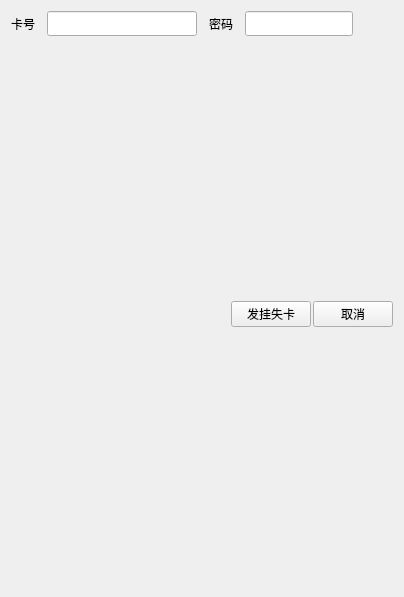
     <widget class="QWidget" name="page_losscard">
      <layout class="QVBoxLayout" name="verticalLayout_45">
       <item>
        <layout class="QHBoxLayout" name="horizontalLayout_87">
         <property name="spacing">
          <number>12</number>
         </property>
         <item>
          <layout class="QHBoxLayout" name="horizontalLayout_89">
           <item>
            <widget class="QLabel" name="label_114">
             <property name="text">
              <string>卡号</string>
             </property>
             <property name="alignment">
              <set>Qt::AlignRight|Qt::AlignTrailing|Qt::AlignVCenter</set>
             </property>
            </widget>
           </item>
           <item>
            <widget class="QLineEdit" name="line_cardloss_cardnum">
             <property name="sizePolicy">
              <sizepolicy hsizetype="Fixed" vsizetype="Fixed">
               <horstretch>0</horstretch>
               <verstretch>0</verstretch>
              </sizepolicy>
             </property>
             <property name="minimumSize">
              <size>
               <width>150</width>
               <height>25</height>
              </size>
             </property>
             <property name="maximumSize">
              <size>
               <width>150</width>
               <height>25</height>
              </size>
             </property>
             <property name="text">
              <string/>
             </property>
             <property name="readOnly">
              <bool>true</bool>
             </property>
            </widget>
           </item>
          </layout>
         </item>
         <item>
          <layout class="QHBoxLayout" name="horizontalLayout_90">
           <item>
            <widget class="QLabel" name="label_115">
             <property name="text">
              <string>密码</string>
             </property>
             <property name="alignment">
              <set>Qt::AlignRight|Qt::AlignTrailing|Qt::AlignVCenter</set>
             </property>
            </widget>
           </item>
           <item>
            <widget class="QLineEdit" name="line_cardloss_password">
             <property name="minimumSize">
              <size>
               <width>0</width>
               <height>25</height>
              </size>
             </property>
             <property name="maximumSize">
              <size>
               <width>16777215</width>
               <height>25</height>
              </size>
             </property>
             <property name="text">
              <string/>
             </property>
             <property name="echoMode">
              <enum>QLineEdit::Normal</enum>
             </property>
             <property name="readOnly">
              <bool>true</bool>
             </property>
            </widget>
           </item>
           <item>
            <spacer name="horizontalSpacer_45">
             <property name="orientation">
              <enum>Qt::Horizontal</enum>
             </property>
             <property name="sizeHint" stdset="0">
              <size>
               <width>40</width>
               <height>20</height>
              </size>
             </property>
            </spacer>
           </item>
          </layout>
         </item>
        </layout>
       </item>
       <item>
        <spacer name="verticalSpacer_3">
         <property name="orientation">
          <enum>Qt::Vertical</enum>
         </property>
         <property name="sizeHint" stdset="0">
          <size>
           <width>20</width>
           <height>259</height>
          </size>
         </property>
        </spacer>
       </item>
       <item>
        <layout class="QHBoxLayout" name="horizontalLayout_48">
         <property name="spacing">
          <number>2</number>
         </property>
         <item>
          <spacer name="horizontalSpacer_46">
           <property name="orientation">
            <enum>Qt::Horizontal</enum>
           </property>
           <property name="sizeHint" stdset="0">
            <size>
             <width>40</width>
             <height>20</height>
            </size>
           </property>
          </spacer>
         </item>
         <item>
          <widget class="QPushButton" name="btn_cardlist_ok_4">
           <property name="minimumSize">
            <size>
             <width>0</width>
             <height>25</height>
            </size>
           </property>
           <property name="text">
            <string>发挂失卡</string>
           </property>
          </widget>
         </item>
         <item>
          <widget class="QPushButton" name="btn_cardlist_cancel_4">
           <property name="minimumSize">
            <size>
             <width>0</width>
             <height>25</height>
            </size>
           </property>
           <property name="text">
            <string>取消</string>
           </property>
          </widget>
         </item>
        </layout>
       </item>
       <item>
        <spacer name="verticalSpacer_14">
         <property name="orientation">
          <enum>Qt::Vertical</enum>
         </property>
         <property name="sizeHint" stdset="0">
          <size>
           <width>20</width>
           <height>259</height>
          </size>
         </property>
        </spacer>
       </item>
      </layout>
     </widget>
